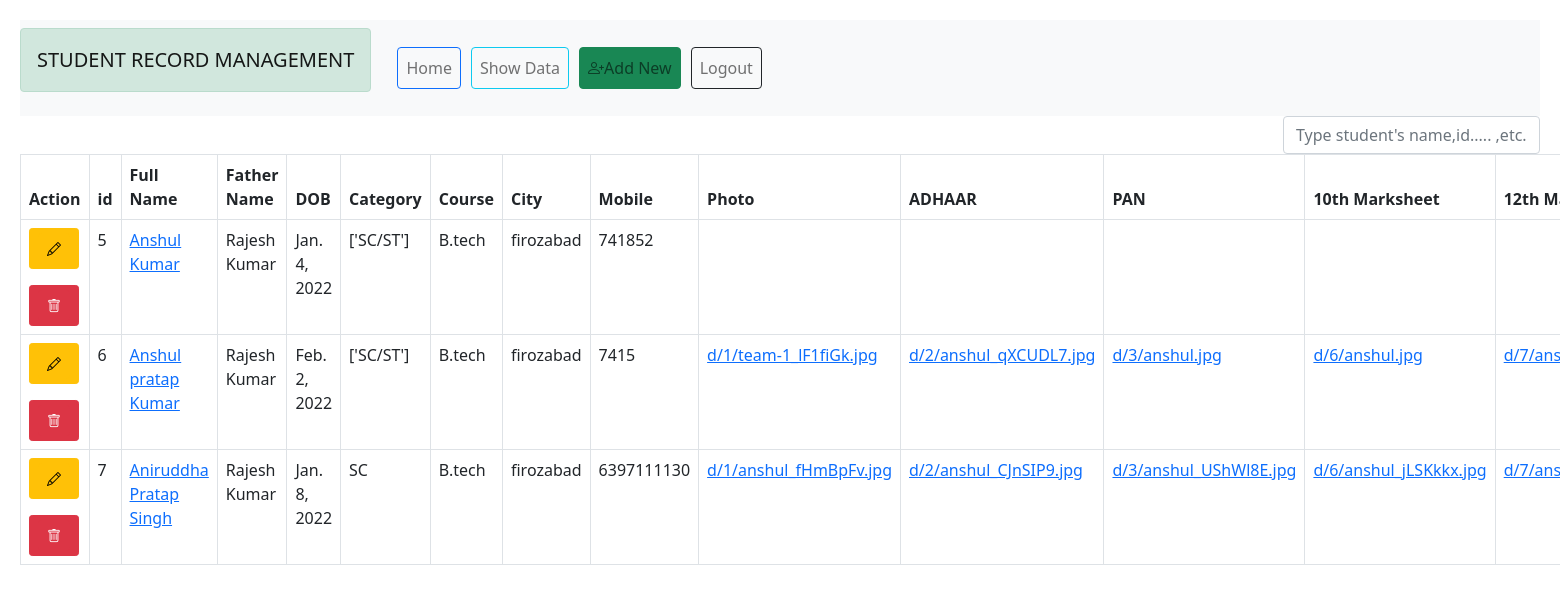
Before: /list (signed in) with the older database file.
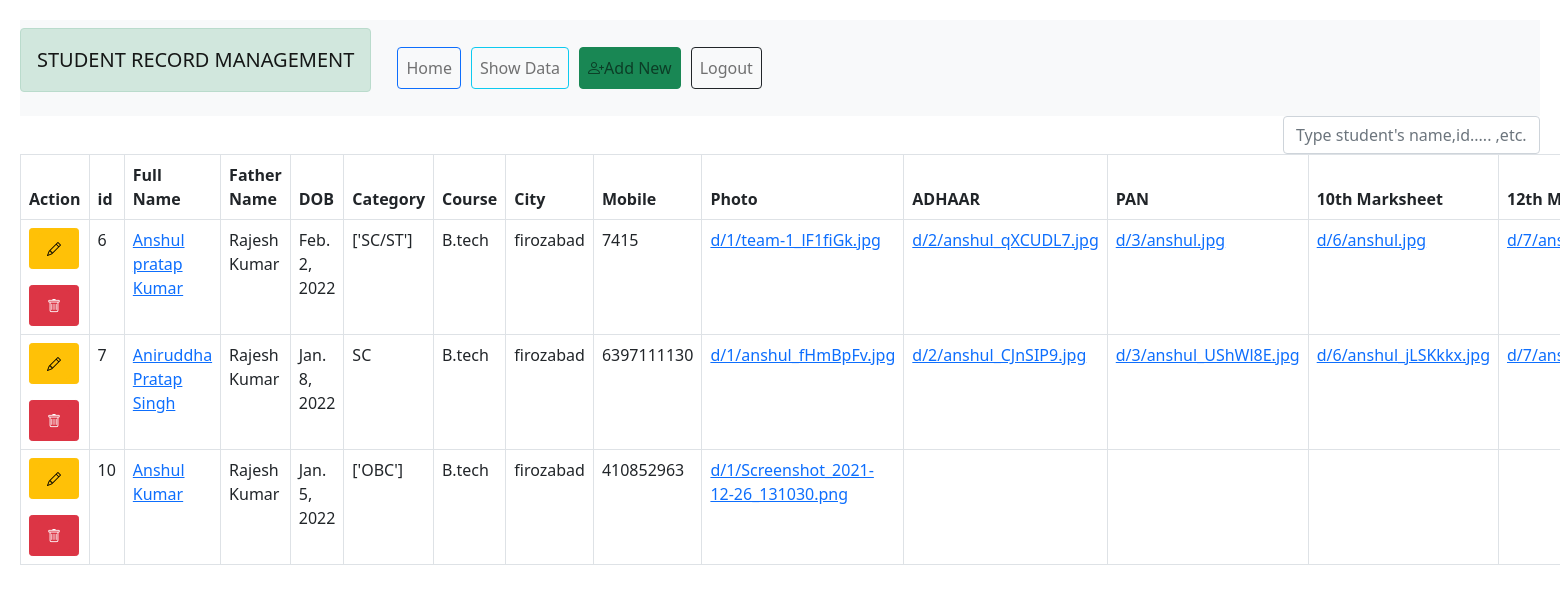
After: the same page with the newer database file.
### myapp/models.py (models this page shows)
class Student_data(models.Model):
 first_name = models.CharField(max_length=100)
 middle_name = models.CharField(max_length=100, blank=True)
 last_name = models.CharField(max_length=100)
 fathers_name = models.CharField(max_length=100)
 fathers_occupation = models.CharField(max_length=30, blank=True)
 mothers_name = models.CharField(max_length=100)
 mothers_occupation = models.CharField(max_length=30,  blank=True)
 dob = models.DateField(auto_now=False, auto_now_add=False)
 gender = models.CharField(max_length=100)
 category = models.CharField(max_length=50)
 address = models.CharField(max_length=180)
 city = models.CharField(max_length=180)
 pin = models.PositiveIntegerField()
 course = models.CharField(choices=COURSE_CHOICE, max_length=100)
 mark10_obtained = models.PositiveIntegerField(null=True, blank=True)
 mark10_total = models.PositiveIntegerField( null=True, blank=True)
 mark12_obtained = models.PositiveIntegerField(null=True, blank=True)
 mark12_total = models.PositiveIntegerField(null=True, blank=True)
 mark_graduation_obtained = models.PositiveIntegerField(null=True, blank=True)
 mark_graduation_total = models.PositiveIntegerField(null=True, blank=True)
 department = models.CharField(choices=DEPARTMENT_CHOICE, max_length=50, blank=True)
 mobile = models.PositiveIntegerField()
 mobile2 = models.PositiveIntegerField(null=True, blank=True)
 email = models.EmailField(null=True, blank=True)
 photo = models.ImageField(upload_to='d/1', blank=True)
 sign = models.ImageField(upload_to='d/8', blank=True)
 Adhaar = models.FileField(upload_to='d/2', blank=True)
 Adhaar_no = models.CharField(max_length=12, null=True, blank=True)
 pan = models.FileField(upload_to='d/3', blank=True)
 pan_no = models.CharField(max_length=10, null=True, blank=True)
 caste = models.FileField(upload_to='d/3', blank=True)
 income = models.FileField(upload_to='d/4', blank=True)
 charactor_certificate = models.FileField(upload_to='d/5', blank=True)
 mark10 = models.FileField(upload_to='d/6', blank=True)
 mark12 = models.FileField(upload_to='d/7', blank=True)
 mark_graduation=models.FileField(upload_to='d/8', blank=True)

### myapp/views.py (the view)
# urls.py: path('list', views.stu_list, name='list'),
@login_required
def stu_list(request):
   student=Student_data.objects.all()
   return render(request, 'myapp/list.html', {'student': student})

### myapp/templates/myapp/list.html (shortened to what this page needs)
<!DOCTYPE html>
<html lang="en">
<head>
<head>
  {% load static %}
     <link rel="stylesheet" href="{% static 'myapp/assets/bootstrap/css/bootstrap.min.css' %}">
     <link rel="stylesheet" href="{% static 'myapp/assets/fonts/ionicons.min.css' %}">
     <link rel="stylesheet" href="https://cdnjs.cloudflare.com/ajax/libs/pikaday/1.6.1/css/pikaday.min.css">
     <link rel="stylesheet" href="https://cdnjs.cloudflare.com/ajax/libs/OwlCarousel2/2.3.4assets/owl.carousel.min.css"/>
     {% load static %}
     <link rel="stylesheet" href="{% static 'myapp/assets/bootstrap/css/bootstrap.min.css' %}">
     <link rel="stylesheet" href="{% static 'myapp/assets/fonts/font-awesome.min.css' %}">
     <link rel="stylesheet" href="{% static 'myapp/assets/css/Data-Table-with-Search-Sort-Filter-and-Zoom-using-TableSorter.css' %}">
     <link rel="stylesheet" href="https://cdnjs.cloudflare.com/ajax/libs/jquery.tablesorter/2.31.2/css/theme.bootstrap_4.min.css">
     <link rel="stylesheet" href="https://cdnjs.cloudflare.com/ajax/libs/jqueryui/1.12.1/jquery-ui.min.css">
     <link rel="stylesheet" href="{% static 'myapp/assets/css/styles.css' %}">
     <link rel="stylesheet" href="{% static 'myapp/assets/css/Table-with-search-1.css' %}">
     <link rel="stylesheet" href="{% static 'myapp/assets/css/Table-with-search.css' %}">
 </head>
 <body>
  <nav class="navbar navbar-expand-lg navbar-light bg-light">
    <a class="navbar-brand alert alert-success" >STUDENT RECORD MANAGEMENT</a>
    <div class="collapse navbar-collapse" id="navbarNavAltMarkup">
      <div class="navbar-nav">
        <a class="nav-link btn btn-outline-primary " style="margin-left: 10px; " href="{% url 'home' %}">Home </a>
        <a class="nav-link btn btn-outline-info" style="margin-left: 10px; " href="{% url 'list' %} ">Show Data </a>
        <a class="nav-item nav-link btn btn-success"  style="margin-left: 10px; " href="{% url 'adddata' %}"><i class="bi bi-person-plus"></i>Add New</a>
        <ul class="navbar-nav ml-auto">
          <li class="nav-item">
              <a class="nav-link btn btn-outline-dark" style="margin-left: 10px; " href="{% url 'signout' %}">
                Logout
              </a>
          </li>
        </ul>
      </div>
    </div>
  </nav>
 <div class="form-group pull-right">
     <input type="text" class="search form-control" placeholder="Type student's name,id..... ,etc.">
 </div>
 <span class="counter pull-right"></span>
 <table class="table table-bordered  results">
   <thead>
     <tr>
      <th scope="col">Action</th>
      <th scope="col">id</th>
      <th scope="col">Full Name</th>
      <th scope="col">Father Name</th>
      <th scope="col">DOB</th>
      <th scope="col">Category</th>
      <th scope="col">Course</th>
      <th scope="col">City</th>
      <th scope="col">Mobile</th>
      <th scope="col">Photo</th>
      <th scope="col">ADHAAR</th>
      <th scope="col">PAN</th>
      <th scope="col">10th Marksheet</th>
      <th scope="col">12th Marksheet</th>
     </tr>
   </thead>
   <tbody>
    {% for Student_data in student  %}
      <tr>
        <td >
          <a href="/admin/myapp/student_data/{{Student_data.id}}"><button class="btn btn-warning btn-sm"><i class="bi bi-pencil btn btn-warning btn-sm"></i></button></a>
           <form action="{% url 'deletedata' Student_data.id  %}" method="post" >
            <button type="submit" class="btn btn-danger btn-sm"><i class="bi bi-trash btn btn-danger btn-sm"></i></button>
           </form></td>
        <td>{{Student_data.id}}</td>
        <td><a href="{% url 'application' Student_data.id %}">{{Student_data.first_name}} {{Student_data.middle_name}} {{Student_data.last_name}}</a></td>
        <td>{{Student_data.fathers_name}}</td>
        <td>{{Student_data.dob}}</td>
        <td>{{Student_data.category}}</td>
        <td>{{Student_data.course}}</td>
        <td>{{Student_data.city}}</td>
        <td>{{Student_data.mobile}}</td>
        <td><a href="media/{{Student_data.photo}}" download="media/{{Student_data.photo}}">{{Student_data.photo}}</a></td>
        <td><a href="media/{{Student_data.Adhaar}}" download="media/{{Student_data.Adhaar}}">{{Student_data.Adhaar}}</a></td>
        <td><a href="media/{{Student_data.pan}}"download="media/{{Student_data.pan}}">{{Student_data.pan}}</a></td>
        <td><a href="media/{{Student_data.mark10}}"download="media/{{Student_data.mark10}}">{{Student_data.mark10}}</a></td>
        <td><a href="media/{{Student_data.mark12}}"download="media/{{Student_data.mark12}}">{{Student_data.mark12}}</a></td>
      </tr>
      {% endfor %}
   </tbody>
 </table>
     <link rel="stylesheet" href="https://cdn.jsdelivr.net/npm/bootstrap-icons@1.7.2/font/bootstrap-icons.css">
 </body>
 </html>

### myapp/static/myapp/assets/css/Table-with-search-1.css (style rules this page uses)
body { padding: 20px 20px; }
.counter { padding: 8px; color: #ccc; }

### myapp/static/myapp/assets/css/Table-with-search.css (style rules this page uses)
.counter { padding: 8px; color: #ccc; }

Changed rows visible on the page:
removed Student_data: id "5", first_name "Anshul", last_name "Kumar", fathers_name "Rajesh Kumar", dob "Jan. 4, 2022", category "['SC/ST']", course "B.tech", city "firozabad", mobile "741852"
added Student_data: id "10", first_name "Anshul", last_name "Kumar", fathers_name "Rajesh Kumar", dob "Jan. 5, 2022", category "['OBC']", course "B.tech", city "firozabad", mobile "410852963", photo "d/1/Screenshot_2021-12-26_131030.png"
